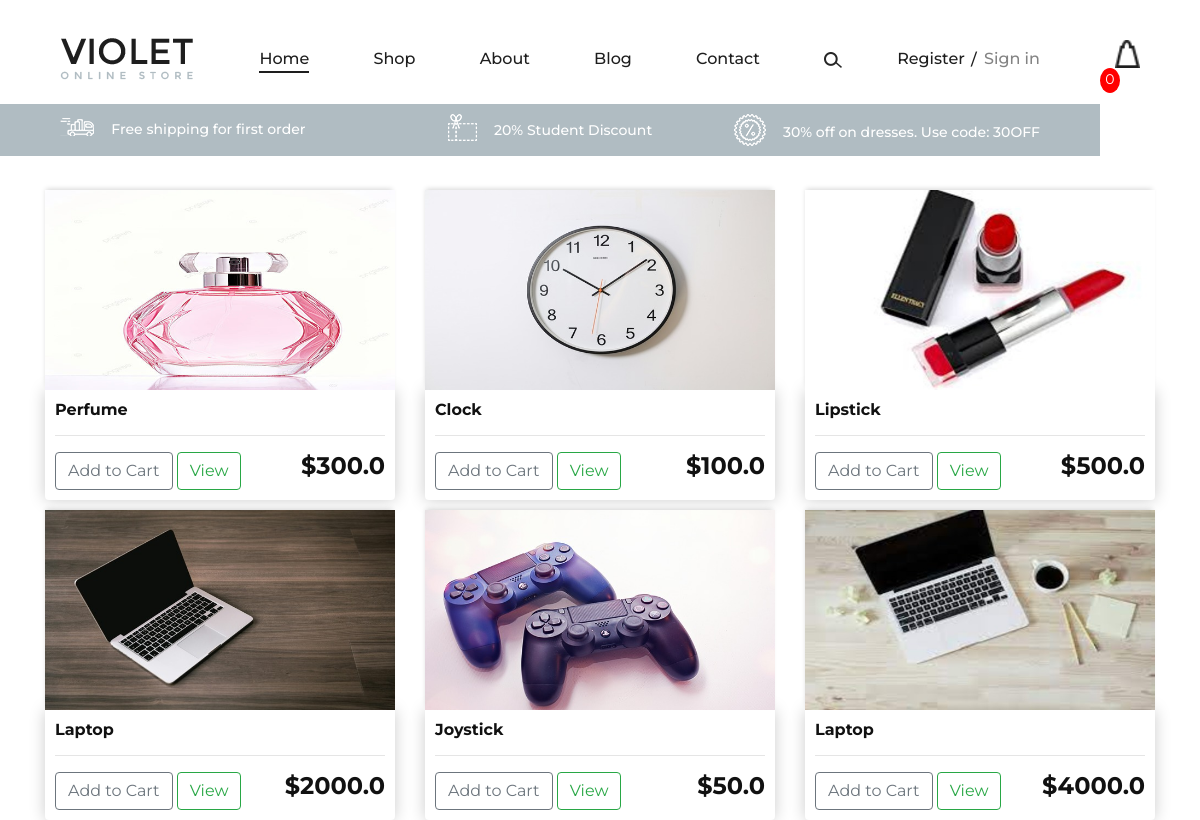
The page / on the database its author committed.
### store/models.py (models this page shows, shortened)
class Product(models.Model):
	name = models.CharField(max_length=200)
	price = models.FloatField()
	digital = models.BooleanField(default=False,null=True, blank=True)
	image = models.ImageField(null=True, blank=True)
	@property
	def imageURL(self):
		try:
			url = self.image.url
		except:
			url = ''
		return url

### store/views.py (the view)
# urls.py: path('', include('store.urls')),
def store(request):
	data = cartData(request)
	cartItems = data['cartItems']
	order = data['order']
	items = data['items']
	products = Product.objects.all()
	context = {'products':products, 'cartItems':cartItems}
	return render(request, 'store/store.html', context)

### store/utils.py (called while the page is built, shortened)
def cookieCart(request):
	try:
		cart = json.loads(request.COOKIES['cart'])
	except:
		cart = {}
		print('CART:', cart)
	items = []
	order = {'get_cart_total':0, 'get_cart_items':0, 'shipping':False}
	cartItems = order['get_cart_items']
	return {'cartItems':cartItems ,'order':order, 'items':items}

def cartData(request):
	if request.user.is_authenticated:
		customer = request.user.customer
		order, created = Order.objects.get_or_create(customer=customer, complete=False)
		items = order.orderitem_set.all()
		cartItems = order.get_cart_items
	else:
		cookieData = cookieCart(request)
		cartItems = cookieData['cartItems']
		order = cookieData['order']
		items = cookieData['items']
	return {'cartItems':cartItems ,'order':order, 'items':items}

### store/templates/store/store.html
{% extends 'store/main.html' %}
{% load static %}
{% block content %}
	<div class="row">
		{% for product in products %}
		<div class="col-lg-4">
			<img class="thumbnail" src="{{product.imageURL}}">
			<div class="box-element product">
				<h6><strong>{{product.name}}</strong></h6>
				<hr>
				<button data-product="{{product.id}}" data-action="add" class="btn btn-outline-secondary add-btn update-cart">Add to Cart</button>
				<a class="btn btn-outline-success" href="#">View</a>
				<h4 style="display: inline-block; float: right"><strong>${{product.price}}</strong></h4>
			</div>
		</div>
		{% endfor %}
	</div>
{% endblock content %}

### store/templates/store/main.html (shortened to what this page needs)
<!DOCTYPE html>
{% load static %}
<html>
<head>
	<link rel="stylesheet" href="https://stackpath.bootstrapcdn.com/bootstrap/4.4.1/css/bootstrap.min.css">
	<link rel="stylesheet" type="text/css" href="{% static 'css/main.css' %}">
    <link rel="stylesheet" href="{% static 'css/bootstrap.min.css' %}" type="text/css">
    <link rel="stylesheet" href="{% static 'css/font-awesome.min.css' %}" type="text/css">
    <link rel="stylesheet" href="{% static 'css/nice-select.css' %}" type="text/css">
    <link rel="stylesheet" href="{% static 'css/owl.carousel.min.css' %}" type="text/css">
    <link rel="stylesheet" href="{% static 'css/magnific-popup.css' %}" type="text/css">
    <link rel="stylesheet" href="{% static 'css/slicknav.min.css' %}" type="text/css">
    <link rel="stylesheet" href="{% static 'css/style.css' %}" type="text/css">
</head>
<body>
	<header class="header-section">
        <div class="container-fluid">
            <div class="inner-header">
                <div class="logo">
                    <a href="./index.html"><img src="img/logo.png" alt=""></a>
                </div>
                <div class="header-right">
					<a href="{% url 'cart' %}">
                        <img id="cart-icon" src="{% static 'img/icons/bag.png' %}" alt="">
                    </a>
					<p id="cart-total">{{cartItems}}</p>
                </div>
                <div class="user-access">
                    <a href="#">Register</a>
                    <a href="#" class="in">Sign in</a>
                </div>
                <nav class="main-menu mobile-menu">
                    <ul>
                        <li><a class="active" href="/home">Home</a></li>
                        <li><a href="./categories.html">Shop</a>
                        </li>
                        <li><a href="./product-page.html">About</a></li>
                        <li><a href="./check-out.html">Blog</a></li>
                        <li><a href="./contact.html">Contact</a></li>
						<li><a href="#"><img src="{% static 'img/icons/search.png' %}" alt="" class="search-trigger"><a></li>
                    </ul>
                </nav>
            </div>
        </div>
    </header>
    <div class="header-info">
        <div class="container-fluid">
            <div class="row">
                <div class="col-md-4">
                    <div class="header-item">
                        <img src="img/icons/delivery.png" alt="">
                        <p>Free shipping for first order</p>
                    </div>
                </div>
                <div class="col-md-4 text-left text-lg-center">
                    <div class="header-item">
                        <img src="img/icons/voucher.png" alt="">
                        <p>20% Student Discount</p>
                    </div>
                </div>
                <div class="col-md-4 text-left text-xl-right">
                    <div class="header-item">
                    <img src="img/icons/sales.png" alt="">
                    <p>30% off on dresses. Use code: 30OFF</p>
                </div>
                </div>
            </div>
        </div>
    </div>
     <div class="container">
            <br>
            {% block content %}
            {% endblock content %}
         </div>
</body>
</html>

### static/css/main.css (style rules this page uses)
body { background-color: hsl(0, 0%, 98%); }
h1,h2,h3,h4,h5,h6 { color:hsl(0, 0%, 30%); }
.box-element { box-shadow:hsl(0, 0%, 80%) 0 0 16px; background-color: #fff; border-radius: 4px; padding: 10px; }
.thumbnail { width: 100%; height: 200px; -webkit-box-shadow: -1px -3px 5px -2px rgba(214,214,214,1); -moz-box-shadow: -1px -3px 5px -2px rgba(214,214,214,1); box-shadow: -1px -3px 5px -2px rgba(214,214,214,1); }
.product { border-radius: 0 0 4px 4px; }
#cart-icon { width:25px; display: inline-block; margin-left: 15px; }
#cart-total { display: block; text-align: center; color:#fff; background-color: red; width: 20px; height: 25px; border-radius: 50%; font-size: 14px; }
.col-lg-4, .col-lg-6, .col-lg-8, .col-lg-12 { margin-top: 10px; }
.btn { border-radius: 0; }

### static/css/style.css (style rules this page uses)
html, body { height: 100%; font-family: "Montserrat", sans-serif; -webkit-font-smoothing: antialiased; font-smoothing: antialiased; background: none; }
h1, h2, h3, h4, h5, h6 { margin: 0; color: #111111; font-weight: 500; font-family: "Montserrat", sans-serif; }
h4 { font-size: 24px; }
h6 { font-size: 16px; }
p { font-size: 15px; color: #7b7b7b; font-weight: 400; line-height: 1.6; font-family: "Montserrat", sans-serif; margin: 0 0 15px 0; }
img { max-width: 100%; }
ul, ol { padding: 0; margin: 0; }
.header-section { height: 104px; padding-top: 38px; padding-bottom: 24px; padding-left: 45px; padding-right: 45px; }
.inner-header .logo { float: left; }
.inner-header .header-right { float: right; line-height: 30px; }
.inner-header .header-right img { display: inline-block; margin-right: 20px; cursor: pointer; }
.inner-header .header-right a { display: inline-block; position: relative; }
.inner-header .header-right a img { margin-right: 0; margin-left: 4px; }
.inner-header .user-access { float: right; margin-right: 100px; }
.inner-header .user-access a { color: #1e1e1e; font-size: 16px; display: inline-block; font-weight: 500; position: relative; line-height: 42px; }
.inner-header .user-access a.in { color: #838383; margin-left: 15px; position: relative; }
.inner-header .user-access a.in::before { position: absolute; left: -13px; top: 1px; color: #1e1e1e; content: "/"; }
.inner-header .main-menu { float: right; margin-right: 150px; }
.inner-header .main-menu ul li { display: inline-block; margin-left: 60px; position: relative; }
.inner-header .main-menu ul li a { color: #1e1e1e; font-size: 16px; display: inline-block; font-weight: 500; position: relative; line-height: 42px; }
.inner-header .main-menu ul li a.active:after { opacity: 1; }
.inner-header .main-menu ul li a:after { position: absolute; left: 0; bottom: 7px; width: 100%; height: 2px; background: #1e1e1e; content: ""; opacity: 0; -webkit-transform: all 0.3s; -webkit-transition: all 0.3s; transition: all 0.3s; }
.header-info { background: #B0BCC2; overflow: hidden; padding: 10px 45px; }
.header-info .header-item { overflow: hidden; }
.header-info .header-item img { display: inline-block; margin-right: 13px; }
.header-info .header-item p { display: inline-block; line-height: 1; font-size: 14px; color: #fff; font-weight: 500; margin-bottom: 0; position: relative; top: 3px; }
@media only screen and (min-width: 1200px) and (max-width: 1340px) { .inner-header .user-access { margin-right: 60px; } }
@media only screen and (min-width: 1200px) and (max-width: 1340px) { .inner-header .main-menu { margin-right: 55px; } }

### rows shown on the page
Product: imageURL (picture), name "Perfume", price "300.0"
Product: imageURL (picture), name "Clock", price "100.0"
Product: imageURL (picture), name "Lipstick", price "500.0"
Product: imageURL (picture), name "Laptop", price "2000.0"
Product: imageURL (picture), name "Joystick", price "50.0"
Product: imageURL (picture), name "Laptop", price "4000.0"

### other values the page prints
{{ cartItems }} "0"
